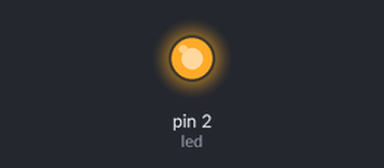
Bench run of a sketch on a simulated Arduino Uno, built with avr-gcc and run on an emulated ATmega328P. On the bench: output pins drawn as LEDs (lit = HIGH).

Above: at 0.2 s.
At 9.0 s:
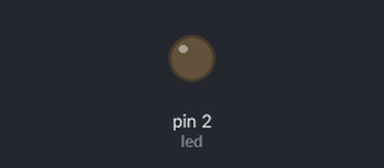
Timing chart, 0 to 13.7 s (numbered marks = the images above):
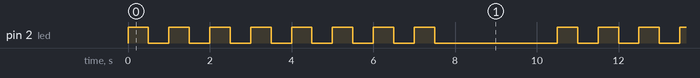

The sketch:

Addition_Funktion.ino
```cpp
/*
 * Eine Funktion berechnet die Summe aus zwei Zahlen.
 * Eine LED gibt die Summe durch Aufblinken aus.
 *
 */

int led = 2;
int pause = 500;

void setup() {
  pinMode(led, OUTPUT);
}

void loop() {
  int anzahlBlinken = summe(5, 3);

  for(int i=0; i<anzahlBlinken; i++) {
    digitalWrite(led, HIGH);
    delay(pause);
    digitalWrite(led, LOW);
    delay(pause);
  }
  delay(5*pause);
}

int summe(int zahlEins, int zahlZwei) {
  int ergebnis = zahlEins + zahlZwei;
  return ergebnis;
}
```

Measured:
- by itself, pin 2 (led): repeats every 10.5 s: 7 × (LOW 0.50 s, HIGH 0.50 s), LOW 3.0 s, HIGH 0.50 s
- by itself, everything shown: repeats every 10.5 s, in 16 steps
